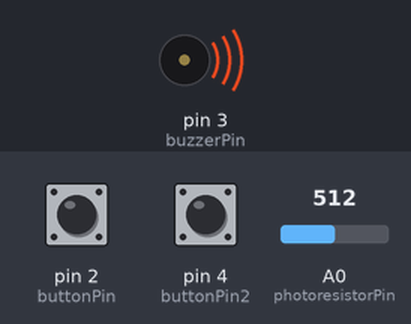
The sketch below on a simulated Arduino Uno, built with avr-gcc and run on an emulated ATmega328P. On the bench: buzzer (waves = sounding). The test bench sets the inputs (shaded band); at power-on: pin 2 (buttonPin) LOW, pin 4 (buttonPin2) LOW, A0 (photoresistorPin) = 512. What the sketch prints to the serial monitor is not drawn.

Above: at 1.4 s.
1.5 s: pin 2 (buttonPin) pulled HIGH for 0.75 s
At 3.0 s:
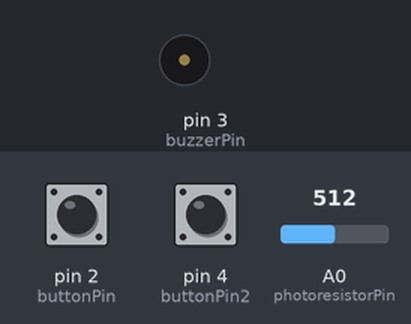
3.7 s: pin 4 (buttonPin2) pulled HIGH for 0.75 s
At 3.96 s:
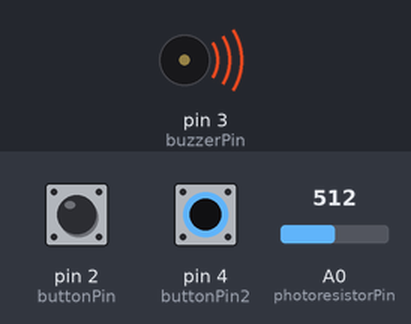
6.9 s: pin 2 (buttonPin) pulled HIGH for 1 s
At 7.56 s:
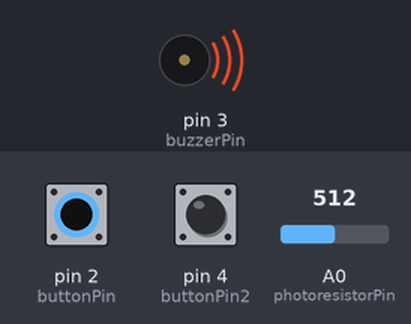
11.1 s: A0 (photoresistorPin) set to 110
14.3 s: A0 (photoresistorPin) set to 92
17.5 s: pin 4 (buttonPin2) pulled HIGH for 1 s
At 17.83 s:
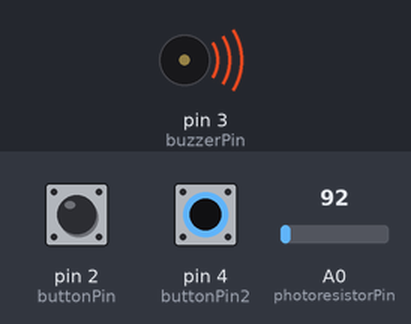
Timing chart, 0 to 21.7 s (numbered marks = the images above; inputs shaded):
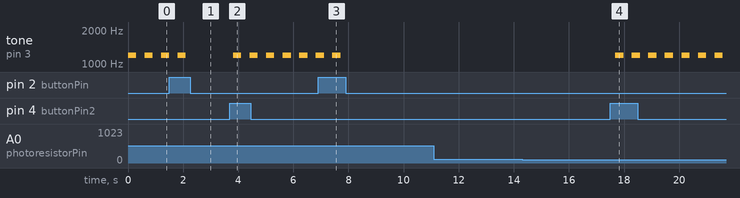

Measured:
- after the input at 1.5 s, tone on pin 3 (buzzerPin): goes on until 2.1 s, then stays silent
- after the input at 3.7 s, tone on pin 3 (buzzerPin): alternates 1200 Hz for 0.30 s and silent for 0.30 s, starting after 0.11 s
- after the input at 6.9 s, tone on pin 3 (buzzerPin): goes on until 7.7 s, then stays silent
- after the input at 11.1 s, every drawn part: stays the same
- after the input at 14.3 s, every drawn part: stays the same
- after the input at 17.5 s, tone on pin 3 (buzzerPin): alternates 1200 Hz for 0.30 s and silent for 0.30 s, starting after 0.18 s
- by itself, tone on pin 3 (buzzerPin): alternates 1200 Hz for 0.30 s and silent for 0.30 s

The sketch:

laser_alarm.ino
```cpp
int photoresistorPin = A0;
int threshold = 950;
int buzzerPin = 3;
const int buttonPin = 2;
int buttonState = 0;
const int buttonPin2 = 4;
int buttonState2 = 0;
int check = 1;
int flag = 0;

void setup() {
  pinMode(2, OUTPUT);
  digitalWrite(2, HIGH);
  pinMode(buzzerPin, OUTPUT);
  pinMode(buttonPin, INPUT);
  pinMode(buttonPin2, INPUT);
  Serial.begin(9600);
}

void loop() {
  int photoresistorValue = analogRead(photoresistorPin);
  buttonState = digitalRead(buttonPin);
  buttonState2 = digitalRead(buttonPin2);
  Serial.print(photoresistorValue);

  if (photoresistorValue < threshold || flag == 1) {
    flag = 1;
      if(check == 1){
        tone (buzzerPin, 1200);
        delay(300);
        noTone(buzzerPin);
        delay(200);
      }
    Serial.print("  Проход обнаружен!");
  }

  Serial.print(" ");
  Serial.print(buttonState);
  Serial.print(" ");
  Serial.print(buttonState2);
  Serial.print("\n");


  if (buttonState == HIGH) {
      check = 0;
      flag = 0;
      noTone(buzzerPin);
  }

  if (buttonState2 == HIGH) {
      check = 1;
      flag = 0;
  }


  delay(100);
}
```
